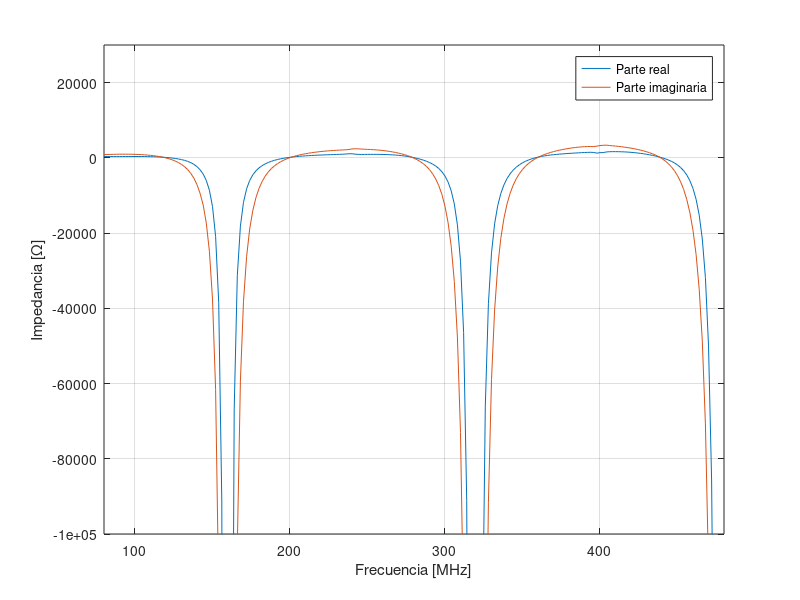

This chart was generated by the following MATLAB code:
close all;
separador = '\t';
z_real = dlmread('Z_real.txt', separador);
z_imag = dlmread('Z_imag.txt', separador);

figure;
plot(z_real(:,1), z_real(:,2));
hold on;
plot(z_imag(:,1), z_imag(:,2));
xlim([80 480]);
ylim([-1e5 3e4]);
grid on;
legend('Parte real', 'Parte imaginaria');
xlabel('Frecuencia [MHz]');
ylabel('Impedancia [\Omega]');
saveas(gcf, 'z', 'epsc');
